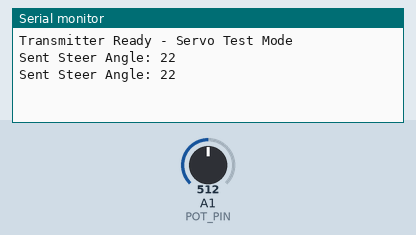
The sketch below on a simulated Arduino Uno, built for the host (arithmetic inside an expression is 32-bit, double 64-bit). Shown: the last lines printed to the serial monitor. Inputs (shaded band) come from the test bench; at power-on: A1 (POT_PIN) = 512. No radio packets arrive unless stated.

Above: at 1.8 s.
1.9 s: A1 (POT_PIN) set to 716
At 2.8 s:
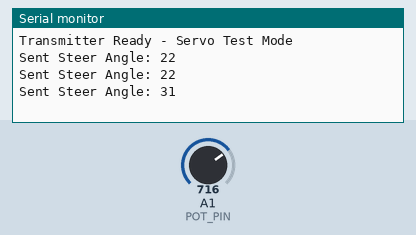
3.4 s: A1 (POT_PIN) set to 900
At 4.6 s:
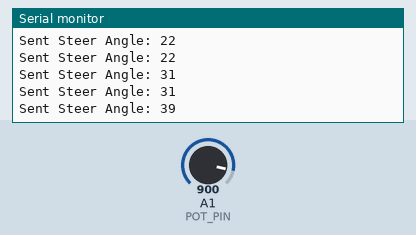
Timing chart, 0 to 6.4 s (numbered marks = the images above; inputs shaded):
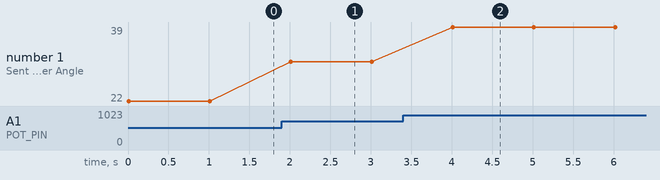

Measured:
- after the input at 1.9 s, the serial monitor: prints a new line after 0.11 s (image 1)
- after the input at 3.4 s, the serial monitor: prints a new line after 0.61 s (image 2)
- plotted number 1: 22 → 31 after the input at 1.9 s, 31 → 39 after the input at 3.4 s

The sketch:

NRF_sample_bidirectional_defTrans.ino
```cpp
#include <SPI.h>
#include <RF24.h>

#define CE_PIN    4
#define CSN_PIN   5
#define SCK_PIN   12
#define MISO_PIN  13
#define MOSI_PIN  11
#define POT_PIN   1


RF24 radio(CE_PIN, CSN_PIN);
uint8_t address[][6] = {"NODE1", "NODE2"};


struct Payload {
  int steer; // Only sending steering data
};


Payload txData;

void setup() {
  Serial.begin(115200);
  SPI.begin(SCK_PIN, MISO_PIN, MOSI_PIN, CSN_PIN);

  if (!radio.begin()) {
    Serial.println("NRF ERROR: Check wiring!");
    while (1);
  }

  radio.setDataRate(RF24_250KBPS);
  radio.setChannel(76);

  radio.openWritingPipe(address[1]);

  radio.stopListening();
  Serial.println("Transmitter Ready - Servo Test Mode");
}


void loop() {
  int potVal = analogRead(POT_PIN);
  // Map 0-4095 (ESP32 ADC) to 0-180 (Servo Degrees)
  txData.steer = map(potVal, 0, 4095, 0, 180);

  bool ok = radio.write(&txData, sizeof(txData));

  if (ok) {
    Serial.print("Sent Steer Angle: ");
    Serial.println(txData.steer);
  } else {
    Serial.println("Send Failed: Receiver not active?");
  }

  delay(1000); // Fast enough for smooth movement
}
```
